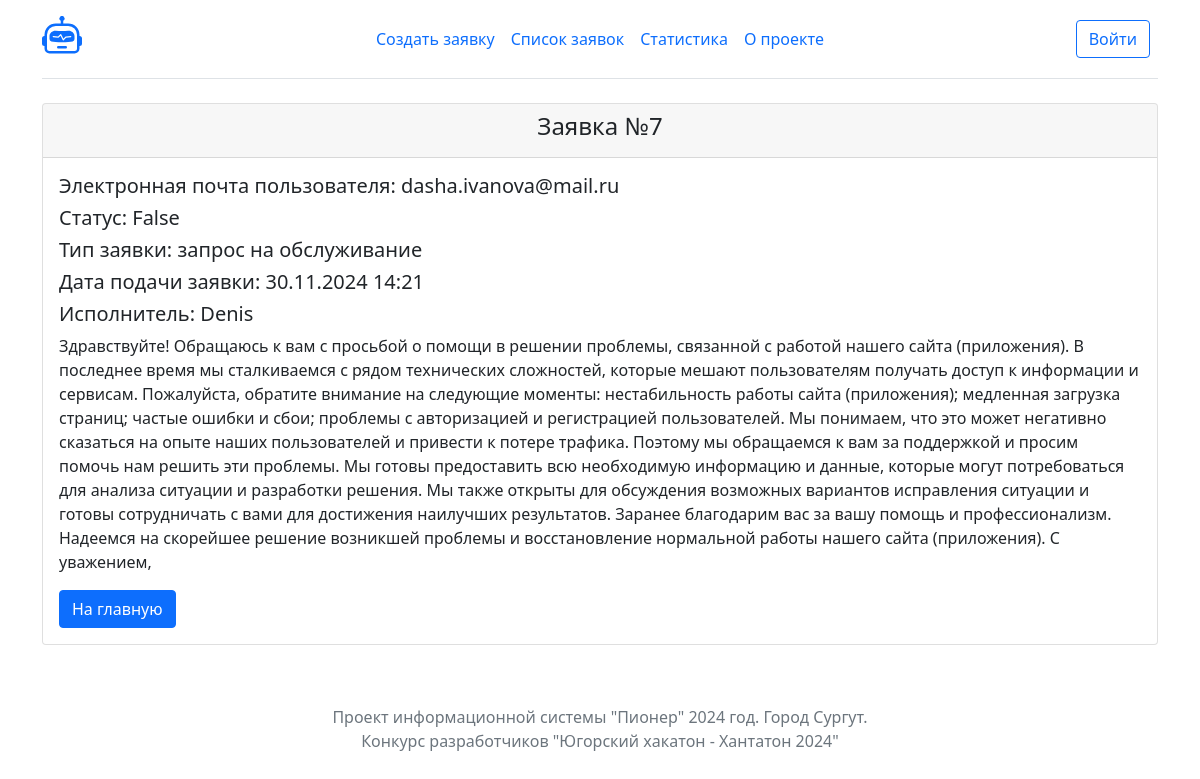
Screenshot of /task/7/ with the database file from the repository.
### tasks/models.py (models this page shows, shortened)
class Task(models.Model):
    title = models.CharField(max_length=1024)
    message = models.TextField()
    authors = models.CharField(max_length=1024)
    contractor = models.ForeignKey(User, on_delete=models.CASCADE, null=True)
    created = models.DateTimeField("date published", auto_now_add= True)
    closed = models.BooleanField(default=False)
    typetask = models.ForeignKey(TypeTask, on_delete=models.CASCADE, null=True)

class TypeTask(models.Model):
    type = models.CharField(max_length=50)
    def __str__(self):
        return self.type

### tasks/views.py (the view)
# urls.py: path("task/<int:task_id>/", views.task_info, name="task_info"),
def task_info(request, task_id):
    task = Task.objects.get(id=task_id)
    return render(request, 'tasks/task_info.html', {'task': task})

### tasks/templates/tasks/task_info.html
{% extends "tasks/base.html" %}
{% block content %}
    <div class="container">
        <div class="row">
            <div class="col-lg-12">
                <div class="card">
                    <div class="card-header">
                    <h4 class="text-center text">Заявка №{{ task.pk }}</h4>
                    </div>
                    <div class="card-body">
                        <h5 class="card-title">Электронная почта пользователя: {{ task.authors }}</h5>
                        <h5 class="card-title">Статус: {{ task.closed }}</h5>
                        <h5 class="card-title">Тип заявки: {{ task.typetask }}</h5>
                        <h5 class="card-title">Дата подачи заявки: {{ task.created|date:'d.m.Y H:i' }}</h5>
                        <h5 class="card-title">Исполнитель: {{ task.contractor }}</h5>
                        <p class="card-text">{{ task.message }}</p>
                        <a href="/" class="btn btn-primary">На главную</a>
                    </div>
                </div>
            </div>
        </div>
    </div>
{% endblock %}

### rows the page displays
Task: pk "7", authors "dasha.ivanova@mail.ru", closed "False", typetask "запрос на обслуживание", created "30.11.2024 14:21", contractor "Denis", message "Здравствуйте! Обращаюсь к вам с просьбой о помощи в решении проблемы, связанной с работой нашего сайта (приложения). В последнее время мы сталкиваемся с рядом технических сложностей, которые мешают пользователям получать доступ к информации и сервисам. Пожалуйста, обратите внимание на следующие моменты: нестабильность работы сайта (приложения); медленная загрузка страниц; частые ошибки и сбои; проблемы с авторизацией и регистрацией пользователей. Мы понимаем, что это может негативно сказаться на опыте наших пользователей и привести к потере трафика. Поэтому мы обращаемся к вам за поддержкой и просим помочь нам решить эти проблемы. Мы готовы предоставить всю необходимую информацию и данные,…"
